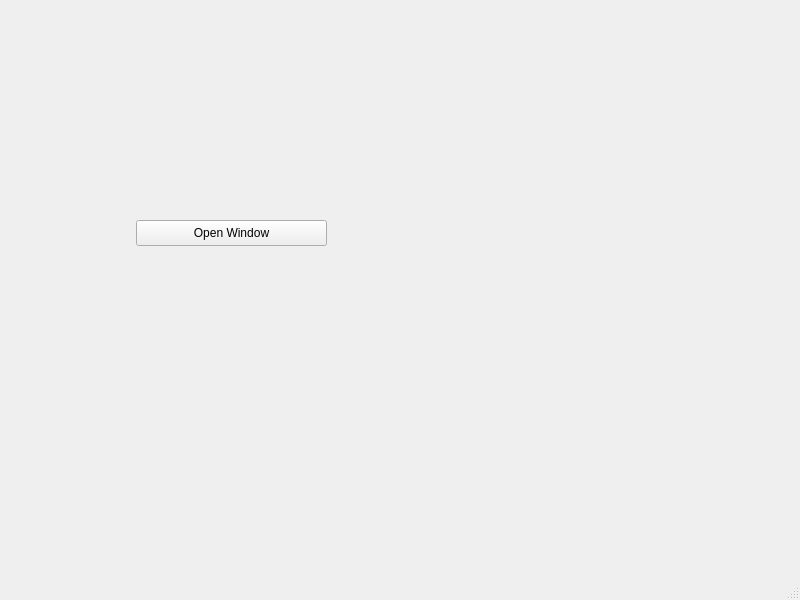
<?xml version="1.0" encoding="UTF-8"?>
<ui version="4.0">
 <class>MainWindow</class>
 <widget class="QMainWindow" name="MainWindow">
  <property name="geometry">
   <rect>
    <x>0</x>
    <y>0</y>
    <width>800</width>
    <height>600</height>
   </rect>
  </property>
  <property name="windowTitle">
   <string>MainWindow</string>
  </property>
  <widget class="QWidget" name="centralwidget">
   <widget class="QPushButton" name="pushButton">
    <property name="geometry">
     <rect>
      <x>136</x>
      <y>220</y>
      <width>191</width>
      <height>26</height>
     </rect>
    </property>
    <property name="text">
     <string>Open Window</string>
    </property>
   </widget>
  </widget>
  <widget class="QMenuBar" name="menubar">
   <property name="geometry">
    <rect>
     <x>0</x>
     <y>0</y>
     <width>800</width>
     <height>23</height>
    </rect>
   </property>
  </widget>
  <widget class="QStatusBar" name="statusbar"/>
 </widget>
 <resources/>
 <connections/>
</ui>
